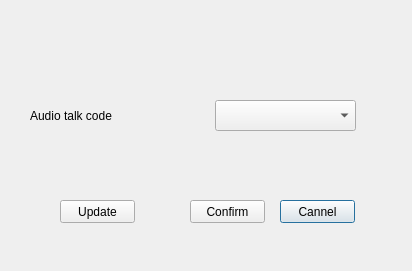
<?xml version="1.0" encoding="UTF-8"?>
<ui version="4.0">
 <class>CCompressAudioClass</class>
 <widget class="QDialog" name="CCompressAudioClass">
  <property name="geometry">
   <rect>
    <x>0</x>
    <y>0</y>
    <width>412</width>
    <height>271</height>
   </rect>
  </property>
  <property name="windowTitle">
   <string>CCompressAudio</string>
  </property>
  <widget class="QPushButton" name="btnExit">
   <property name="geometry">
    <rect>
     <x>280</x>
     <y>200</y>
     <width>75</width>
     <height>23</height>
    </rect>
   </property>
   <property name="text">
    <string>Cannel</string>
   </property>
  </widget>
  <widget class="QPushButton" name="btnSave">
   <property name="geometry">
    <rect>
     <x>190</x>
     <y>200</y>
     <width>75</width>
     <height>23</height>
    </rect>
   </property>
   <property name="text">
    <string>Confirm</string>
   </property>
  </widget>
  <widget class="QPushButton" name="btnRefresh">
   <property name="geometry">
    <rect>
     <x>60</x>
     <y>200</y>
     <width>75</width>
     <height>23</height>
    </rect>
   </property>
   <property name="text">
    <string>Update</string>
   </property>
  </widget>
  <widget class="QComboBox" name="comboAudioType">
   <property name="geometry">
    <rect>
     <x>215</x>
     <y>100</y>
     <width>141</width>
     <height>31</height>
    </rect>
   </property>
  </widget>
  <widget class="QLabel" name="label">
   <property name="geometry">
    <rect>
     <x>30</x>
     <y>100</y>
     <width>181</width>
     <height>31</height>
    </rect>
   </property>
   <property name="text">
    <string>Audio talk code</string>
   </property>
  </widget>
 </widget>
 <layoutdefault spacing="6" margin="11"/>
 <resources/>
 <connections/>
</ui>
